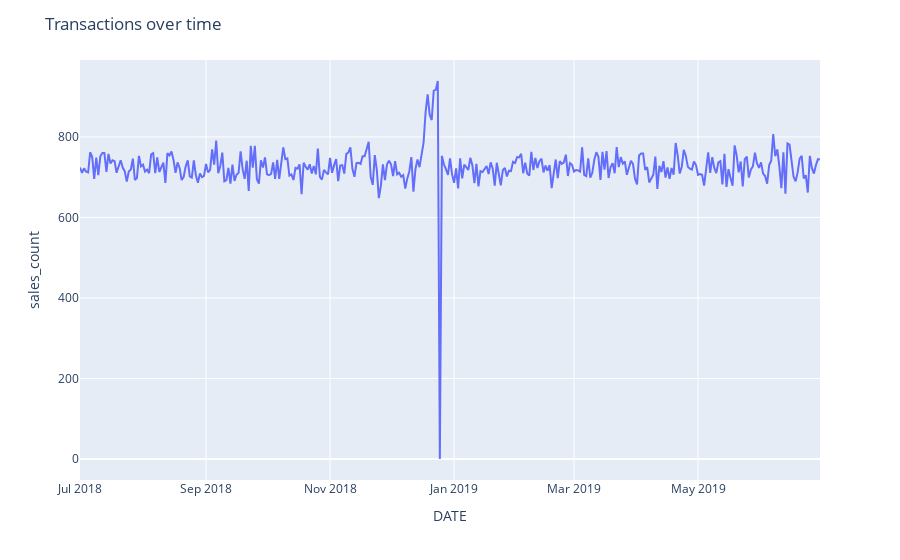

The code cell stored with this chart in its notebook:
### Markdown cell above
#### Plot transactions over time

### Code cell
# x and y given as DataFrame columns

fig = px.line(data_frame=df, x="DATE", y="sales_count")
fig.update_layout(title="Transactions over time")
fig.show()

### Figure 1 — Plotly figure (JSON) as saved in the notebook; plotly's stock layout.template omitted (floating-point values rounded to 4 significant figures; data arrays with more than 128 entries replaced by an {"elided": "..."} marker saying what was removed)
{"data": [{"hovertemplate": "DATE=%{x}<br>sales_count=%{y}<extra></extra>", "legendgroup": "", "line": {"color": "#636efa", "dash": "solid"}, "mode": "lines", "name": "", "orientation": "v", "showlegend": false, "type": "scatter", "x": {"elided": "365 str values"}, "xaxis": "x", "y": {"elided": "365 int values"}, "yaxis": "y"}], "layout": {"legend": {"tracegroupgap": 0}, "margin": {"t": 60}, "title": {"text": "Transactions over time"}, "xaxis": {"anchor": "y", "domain": [0, 1], "title": {"text": "DATE"}}, "yaxis": {"anchor": "x", "domain": [0, 1], "title": {"text": "sales_count"}}}}
